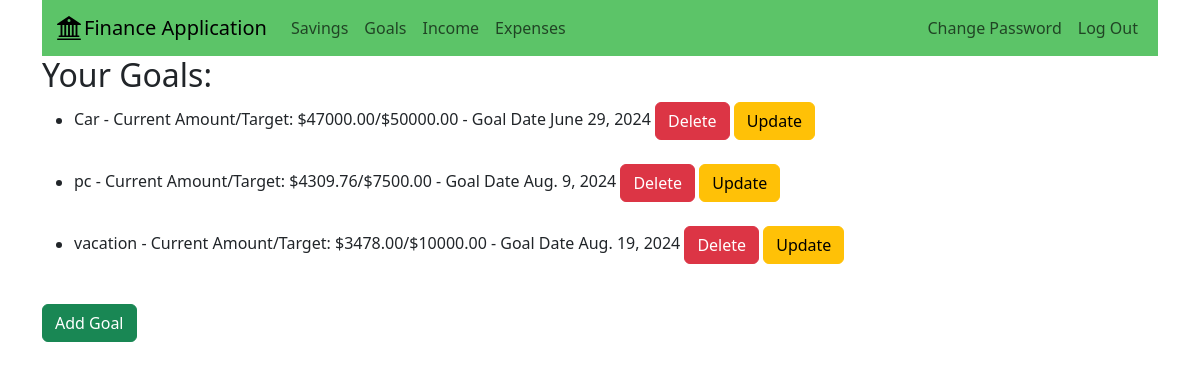
/finance/user-goals/ (signed in), run on the app's committed database.
### finance/models.py (models this page shows, shortened)
class Goals(models.Model):
    user = models.ForeignKey(User, on_delete=models.CASCADE)
    name = models.CharField(max_length=200)
    target_amount = models.DecimalField(max_digits=10, decimal_places=2)
    current_amount = models.DecimalField(max_digits=10, decimal_places=2)
    percentage = models.DecimalField(max_digits=5, decimal_places=2, default=0, blank=True, null=True)
    target_date = models.DateField()
    created_at = models.DateTimeField(auto_now_add=True)
    updated_at = models.DateTimeField(auto_now=True)

### finance/views.py (the view)
# urls.py: path('user-goals/', user_goals, name='user-goals'),
@login_required
def user_goals(request):
    user = request.user
    goals = Goals.objects.filter(user=user)
    return render(request, 'goal_home.html', {'goals': goals})

### dashboard/templates/goals/goal_home.html (shortened to what this page needs)
{% extends "base.html" %}
    {% block content %}
    {% if user.is_authenticated %}
        <h2>Your Goals:</h2>
        <ul>
            {% for goal in goals %}
                <li>{{ goal.name }} - Current Amount/Target: ${{ goal.current_amount }}/${{ goal.target_amount }}
                     - Goal Date {{ goal.target_date }}
                    <form method="post" action="{% url 'finance:delete_goal' goal.id %}" style="display:inline;">
                        <button formnovalidate class = "btn btn-danger",type="submit">Delete</button>
                    </form>
                    <a href="{% url 'finance:update_goal' goal.id %}">
                        <button formnovalidate class = "btn btn-warning",>Update</button>
                    </a>
                    <br/>
                    <br/>
                </li>
            {% empty %}
                <li>You have no goals.</li>
            {% endfor %}
        </ul>
        <a href="{% url 'finance:create_goal' %}">
            <button formnovalidate class = "btn btn-success",>Add Goal</button>
        </a>
    {% else %}
        <p>You are not logged in</p>
        <a href="{% url 'finance:login' %}">Log In</a>
    {% endif %}
    {% endblock %}

### data on the page
Goals: name "Car", current_amount "47000.00", target_amount "50000.00", target_date "June 29, 2024"
Goals: name "pc", current_amount "4309.76", target_amount "7500.00", target_date "Aug. 9, 2024"
Goals: name "vacation", current_amount "3478.00", target_amount "10000.00", target_date "Aug. 19, 2024"
